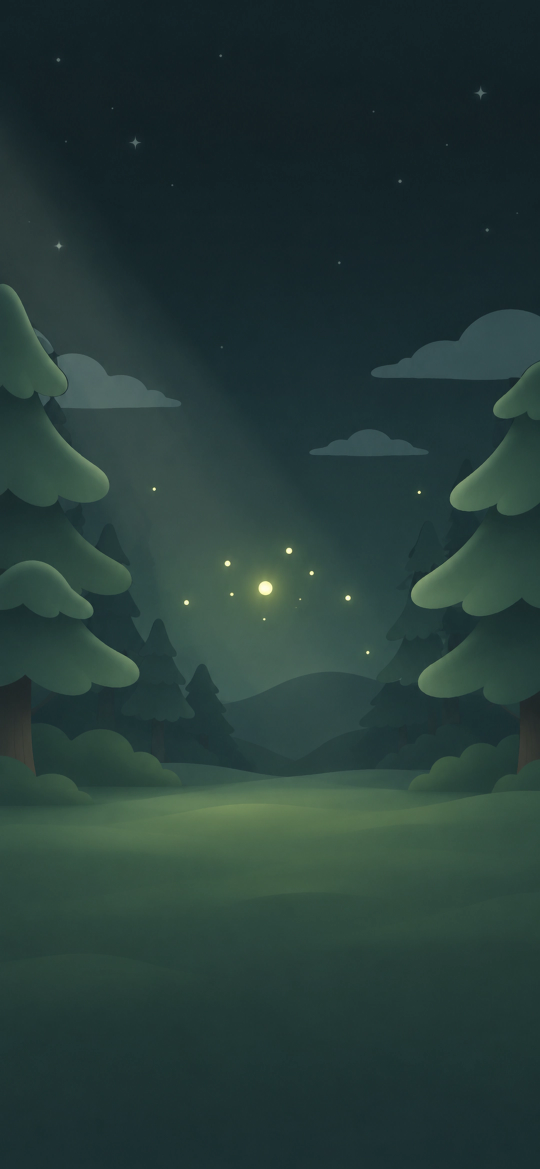
#> input picture assets/meditation/forest.webp, 1080 x 2338 px, found by its file name (shown at 1/2 size)
$ python keyout-worry-box.py
#> lines starting #> are read from the running program, lines starting #| are printed output that depends on the picture
"""걱정상자의 그림을 앱 자산으로 만든다 (2026-10-05 · 2026-11-06 카피바라 · 숲 교체).

`assets/worry-box/source/`(이력에 담지 않는다)의 그림을 읽는다. 카피바라 두 장은 홈의 바바
(`assets/home/v2/baba-composite.png`)를 참고 그림으로 붙여 ChatGPT 로 그렸고, 순수 초록(#00FF00)
위에 있다. 걷어 내는 법은 몸에 힘 빼기와 같다(`keyout-body-release.py` 머리말 — 초록 세기로 알파를
내고, 섞인 가장자리는 배경색을 빼서 되살리고, 남은 초록은 누른다).

| 원본          | 무엇                                           | 만드는 것                              |
| ------------- | ---------------------------------------------- | -------------------------------------- |
| `forest.webp` | 숲속 오솔길(납작한 그림체 · 사용자 제공)        | `forest.webp`                          |
| `poses.webp`  | 2×2 — 앉기 · 쪽지 들기 · 넣기 · 곁에서 쉬기     | `capybara-{sit,hold,put,rest}.webp`    |
| `walk.webp`   | 상자를 인 뒷모습 두 걸음                       | `capybara-walk{1,2}.webp`              |
| `box.webp`    | 열린 상자 뒤판 · 앞판 · 닫힌 상자               | `box-{back,front,closed}.webp`         |

⚠ **2026-11-06 — 카피바라를 홈의 바바로 바꿨다.** 그 전에는 주황빛 카피바라였고 처음 자세만 따로 받은
흰 바탕 그림이라 색을 옮겨 맞췄다(`recolor`). 이제 네 자세가 한 장에서 나와 그럴 일이 없다.
상자 원본(`box.webp`)은 지금 기기에 없다 — 없으면 상자 세 장은 그대로 두고 뒤판의 뚜껑만 지운다.
열린 상자에는 **뚜껑이 없다**(2026-11-06) — 뒤판 위에 세워 두었던 뚜껑을 지우고 윗변을 둥글게 다시 그었다(`drop_lid`).

## 같은 상자에 맞춘다

- 새 그림은 옛 그림보다 작게 그려져 있어 `SCALE` 로 키운다 — 앉은 자세의 키가 옛 그림(577px)과 같다.
  그래서 화면의 카피바라 크기(`worryBoxSize.capybara`)는 그대로다
- 앉은 포즈 넷은 **발밑을 바닥에, 두 발의 가운데를 가운데에** 맞춘다. 넣기 포즈는 몸을
  돌려 머리가 옆으로 가 있어서, 머리가 아니라 발로 맞춰야 갈아 끼울 때 몸이 미끄러지지 않는다
- 뒷모습 둘은 같은 폭의 더 높은 상자에 **몸 전체의 가운데**로 맞춘다(같은 배율 — 앉은 포즈와
  몸 폭이 같다). 새 그림은 앞으로 내딛은 발이 걸음마다 왼쪽 · 오른쪽으로 바뀌어서, 발로 맞추면
  걸음마다 몸이 옆으로 튄다
- 상자 셋은 **바닥과 가로 가운데**를 맞춘다. 그래서 앞판이 뒤판의 아랫부분을 정확히 덮고,
  쪽지가 그 사이로 내려가면 상자 안에 들어간 것으로 보인다

다시 만들 때: `uv run --no-project --with numpy --with pillow python scripts/keyout-worry-box.py`.
빌드에 끼지 않는다.
"""

from pathlib import Path

import numpy as np
from PIL import Image, ImageDraw, ImageFilter

ROOT = Path(__file__).resolve().parent.parent / "assets" / "worry-box"
SRC = ROOT / "source"

KEEP, DROP = 60, 200

# 상자 크기(가로 × 세로) — 가장 넓은 · 가장 높은 것을 여유 있게 담는다. 앉은 포즈와 뒷모습은
# 폭이 같아야 화면에서 같은 크기로 보인다. ⚠ 바꾸면 `ds/worryBox.ts` 의 `capybaraAspect` 도 바꾼다
SIT_BOX = (560, 600)
WALK_BOX = (560, 880)
CHEST_BOX = (420, 410)
# 새 카피바라 그림을 옛 그림 크기로 맞추는 배율 — 앉은 자세의 키 577 ÷ 525(2026-11-06)
SCALE = 577 / 525
# 열린 상자 뒤판에서 세워 둔 뚜껑을 지우는 줄 — 이보다 위가 뚜껑이고, 이 줄부터가 뚜껑과
# 뒷벽이 함께 쓰는 외곽선이다(2026-11-06 · 사용자 요청 「처음 상자의 뚜껑을 없애」)
LID_CUT = 176
# 뚜껑을 지운 윗변의 마감 — 외곽선 굵기 · 모서리 둥글기(블러 시그마) · 슈퍼샘플 · 새로 그리는 줄의 끝.
# 그냥 자르면 뚜껑 외곽선의 양 끝이 날개처럼 튀어나오고 모서리가 각졌다(2026-11-06 · 사용자 피드백)
RIM, RIM_ROUND, RIM_SS, RIM_TO = 10, 7, 4, 230
RIM_INK = (78, 27, 8)
# 발의 가운데를 잴 때 보는 아래쪽 줄 수
FEET_ROWS = 80


def keyout(name: str, src: Path = SRC) -> np.ndarray:
#> called with name = 'poses'
    rgb = np.asarray(Image.open(src / f"{name}.webp").convert("RGB")).astype(np.float32)
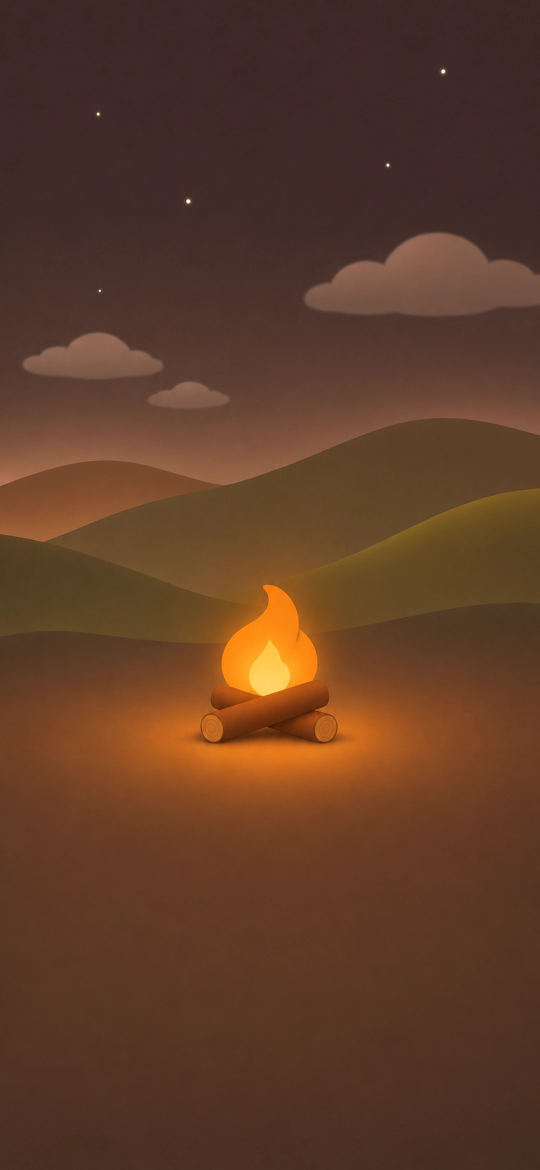
#> input picture assets/meditation/lantern.webp, 1080 x 2340 px, given in place of poses.webp, which was not available (shown at 1/2 size)
    bg = rgb[:8, :8].reshape(-1, 3).mean(axis=0)
#> bg = [59.89, 39.73, 36.94]
    d = rgb[..., 1] - np.maximum(rgb[..., 0], rgb[..., 2])
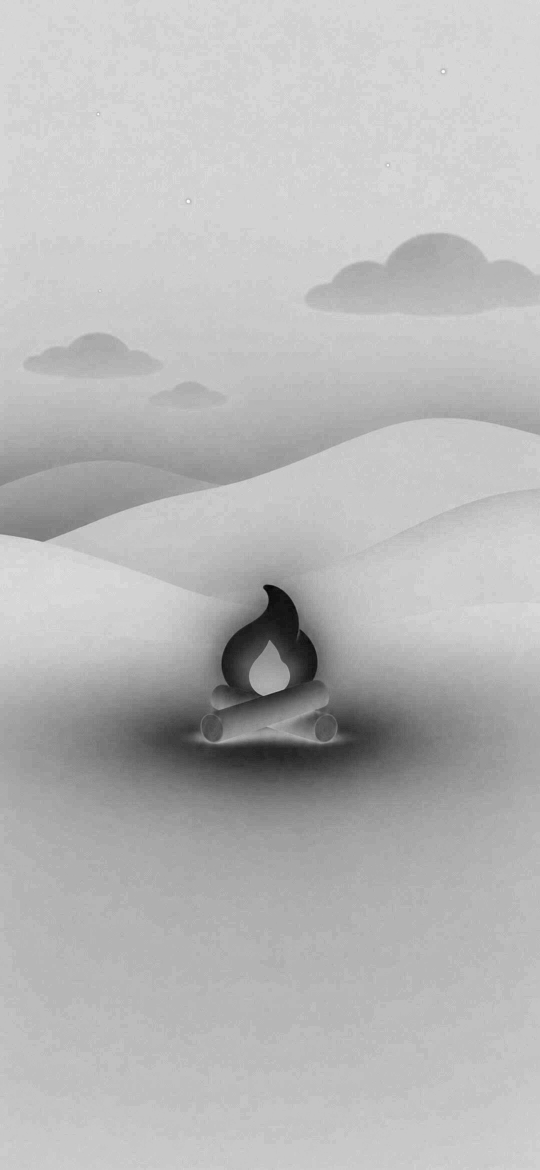
#> d: shape (2340, 1080) float32 (shown at 1/2 size); min -130, max 1, mean -35.36; drawn with min black and max white
    a = np.clip((DROP - d) / (DROP - KEEP), 0, 1)
#> a: shape (2340, 1080) float32; every value is 1
    safe = np.maximum(a, 0.05)[..., None]
    partial = ((a > 0) & (a < 1))[..., None]
#> partial: shape (2340, 1080, 1) bool; every value is 0
    fg = np.where(partial, (rgb - (1 - a)[..., None] * bg) / safe, rgb)
    fg[..., 1] = np.minimum(fg[..., 1], np.maximum(fg[..., 0], fg[..., 2]))
    return np.dstack([np.clip(fg, 0, 255), a * 255]).astype(np.uint8)


def place(piece: np.ndarray, size: tuple[int, int], center_on_feet: bool) -> np.ndarray:
    """조각을 상자 바닥 · 가로 가운데에 앉힌다 — 가운데는 발(아래쪽 줄) 또는 전체로 잰다"""
    alpha = piece[..., 3] > 128
    ys = np.where(alpha.any(axis=1))[0]
    bottom = ys.max()
    rows = alpha[bottom - FEET_ROWS : bottom + 1] if center_on_feet else alpha
    xs = np.where(rows.any(axis=0))[0]
    cx = (xs.min() + xs.max()) / 2
    w, h = size
    box = np.zeros((h, w, 4), np.uint8)
    py, px = np.nonzero(piece[..., 3])
    ty, tx = py + (h - 1 - bottom), px + round(w / 2 - cx)
    ok = (ty >= 0) & (ty < h) & (tx >= 0) & (tx < w)
    box[ty[ok], tx[ok]] = piece[py[ok], px[ok]]
    lost = int((piece[py[~ok], px[~ok], 3] > 128).sum())
    assert lost == 0, f"상자 밖으로 {lost}px 이 잘렸다 — 상자를 키운다"
    return box


def scaled(piece: np.ndarray) -> np.ndarray:
    """알파를 곱한 채로 키운다 — 가장자리에 초록 · 검은 테가 생기지 않게"""
    img = Image.fromarray(piece).convert("RGBa")
    img = img.resize((round(img.width * SCALE), round(img.height * SCALE)), Image.LANCZOS)
    return np.asarray(img.convert("RGBA"))


def _rim_shape(h: int, w: int, lf, rf, inset: int) -> np.ndarray:
    """옆벽의 바깥 선 둘 · 윗변으로 둘러싼 모양을 inset 만큼 안으로 들이고 위 모서리를 둥글린다"""
    img = Image.new("L", (w * RIM_SS, h * RIM_SS), 0)
    top, bottom = LID_CUT + inset, h + 50
    k = float(np.sqrt(1 + lf[0] ** 2))  # 기울어진 변을 안으로 inset 만큼 옮기는 가로 거리
    pts = [
        (np.polyval(lf, bottom) + inset * k, bottom),
        (np.polyval(lf, top) + inset * k, top),
        (np.polyval(rf, top) - inset * k, top),
        (np.polyval(rf, bottom) - inset * k, bottom),
    ]
    ImageDraw.Draw(img).polygon([(x * RIM_SS, y * RIM_SS) for x, y in pts], fill=255)
    # 흐리게 한 뒤 반으로 자르면 볼록한 모서리만 둥글어지고 곧은 변은 제자리다
    sigma = max(RIM_ROUND - inset * 0.3, 2) * RIM_SS
    img = img.filter(ImageFilter.GaussianBlur(sigma)).point(lambda v: 255 if v >= 128 else 0)
    return np.asarray(img.resize((w, h), Image.LANCZOS)).astype(np.float32) / 255


def drop_lid(back: np.ndarray) -> np.ndarray:
    """열린 상자 뒤판에서 뚜껑을 지우고 윗변을 둥글게 마감한다 — 남는 것은 뒷벽 · 옆벽 · 바닥이다.
    옆벽의 바깥 선을 그림에서 재서 위로 잇고, 위 모서리를 둥글린 외곽선을 새로 긋는다.
    이미 마감한 그림에 다시 해도 같다"""
    a = back.astype(np.float32)
    h, w = a.shape[:2]
    ys = np.arange(LID_CUT + 30, LID_CUT + 90)
    lf = np.polyfit(ys, [np.where(a[y, :, 3] > 128)[0].min() for y in ys], 1)
    rf = np.polyfit(ys, [np.where(a[y, :, 3] > 128)[0].max() + 1 for y in ys], 1)
    outer = _rim_shape(h, w, lf, rf, 0)[:RIM_TO, :, None]
    inner = _rim_shape(h, w, lf, rf, RIM)[:RIM_TO, :, None]
    out = a.copy()
    out[:RIM_TO, :, :3] = a[:RIM_TO, :, :3] * inner + np.array(RIM_INK, np.float32) * (1 - inner)
    out[:RIM_TO, :, 3] = outer[..., 0] * 255
    return np.clip(out, 0, 255).astype(np.uint8)


def save(arr: np.ndarray, name: str) -> None:
    Image.fromarray(arr).save(ROOT / f"{name}.webp", quality=90)


def main() -> None:
    Image.open(SRC / "forest.webp").convert("RGB").save(ROOT / "forest.webp", quality=86)

    poses = keyout("poses")
    half = poses.shape[0] // 2
#> half = 1170
    for name, (y0, y1, x0, x1) in {
        "sit": (0, half, 0, half),
        "hold": (0, half, half, None),
        "put": (half, None, 0, half),
        "rest": (half, None, half, None),
    }.items():
        save(place(scaled(poses[y0:y1, x0:x1]), SIT_BOX, center_on_feet=True), f"capybara-{name}")
#> this loop made 1 pass
#> (bottom in place, cx in place, lost in place) on pass 1: (1285, 593, 1190482)
#> pass 1, in scaled, `img = Image.fromarray(piece).convert("RGBa")`:
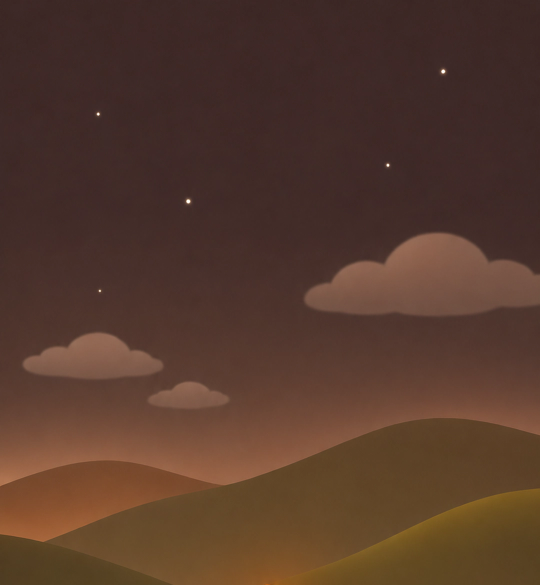
#> img: PIL image 1080x1170 RGBa (shown at 1/2 size); mean R, G, B, A 85.9, 58.1, 44.8, 255

    walk = keyout("walk")
    mid = walk.shape[1] // 2
    save(place(scaled(walk[:, :mid]), WALK_BOX, center_on_feet=False), "capybara-walk1")
    save(place(scaled(walk[:, mid:]), WALK_BOX, center_on_feet=False), "capybara-walk2")

    if (SRC / "box.webp").exists():
        chest = keyout("box")
        for name, (x0, x1) in {"back": (0, 520), "front": (520, 1010), "closed": (1010, 1536)}.items():
            piece = place(chest[:, x0:x1], CHEST_BOX, center_on_feet=False)
            save(drop_lid(piece) if name == "back" else piece, f"box-{name}")
    else:
        # 상자 원본이 없을 때도 뚜껑은 지운다 — 이미 지운 그림에 다시 해도 같다
        back = np.asarray(Image.open(ROOT / "box-back.webp").convert("RGBA"))
        save(drop_lid(back), "box-back")


if __name__ == "__main__":
#> (the run stopped early here; a loop or call above may not have finished)
